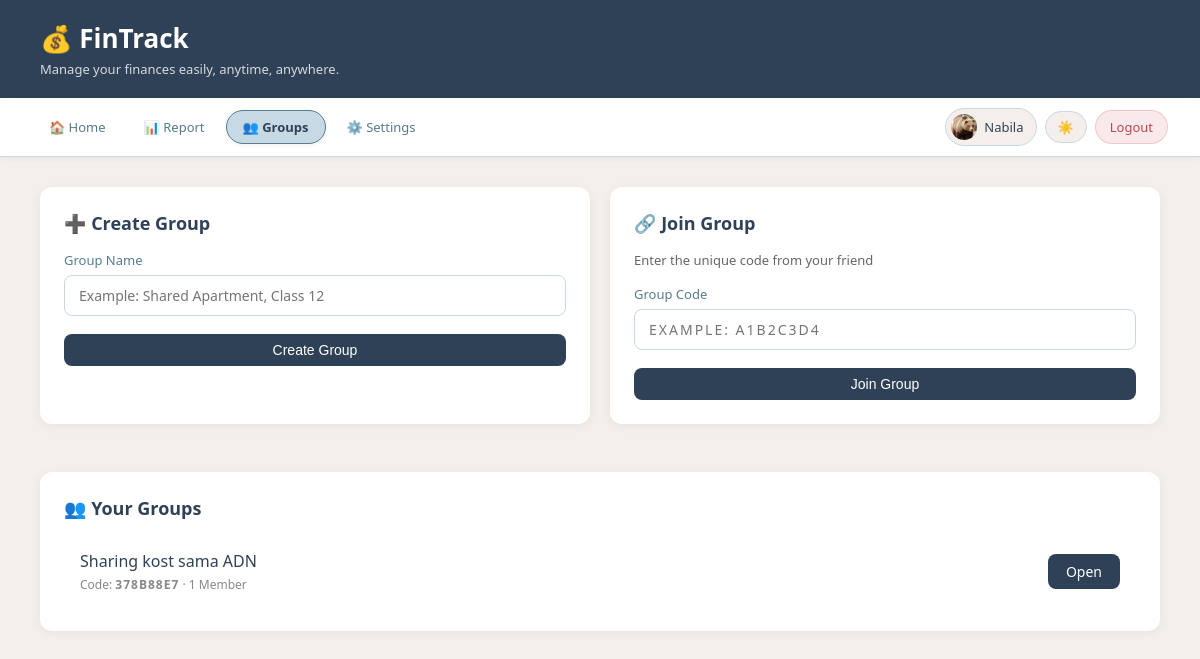
The page /groups (signed in) on the database its author committed.
### app.py (models this page shows)
class User(UserMixin, db.Model):
    id           = db.Column(db.Integer, primary_key=True)
    name         = db.Column(db.String(100), nullable=False)
    email        = db.Column(db.String(100), unique=True, nullable=False)
    password     = db.Column(db.String(200), nullable=False)
    photo        = db.Column(db.String(200), nullable=True)
    language     = db.Column(db.String(5),  default='id')
    theme        = db.Column(db.String(10), default='light')
    notif_popup  = db.Column(db.Boolean,    default=True)
    timezone     = db.Column(db.String(50), default='Asia/Jakarta')
    created_at   = db.Column(db.DateTime,   default=datetime.utcnow)
    transactions = db.relationship('Transaction', backref='user', lazy=True)

class Group(db.Model):
    id         = db.Column(db.Integer, primary_key=True)
    name       = db.Column(db.String(100), nullable=False)
    code       = db.Column(db.String(8),   unique=True, nullable=False)
    created_by = db.Column(db.Integer, db.ForeignKey('user.id'), nullable=False)
    created_at = db.Column(db.DateTime, default=datetime.utcnow)
    members    = db.relationship('GroupMember',     backref='group', lazy=True)
    funds      = db.relationship('GroupFund',       backref='group', lazy=True)
    logs       = db.relationship('ActivityLog',     backref='group', lazy=True)

### app.py (the view)
@app.route('/groups')
@login_required
def groups():
    memberships = GroupMember.query.filter_by(user_id=current_user.id).all()
    return render_template('groups.html', groups=[m.group for m in memberships])

### app.py (called while the page is built)
@login_manager.user_loader
def load_user(user_id):
    return User.query.get(int(user_id))

@app.context_processor
def inject_translation():
    lang = current_user.language if current_user.is_authenticated else 'id'
    return dict(t=get_translation(lang))

### translations.py (called while the page is built)
def get_translation(lang='id'):
    return TRANSLATIONS.get(lang, TRANSLATIONS['id'])

### templates/groups.html (shortened to what this page needs)
<!DOCTYPE html>
<html lang="id" id="html-root">
<head>
    <link rel="stylesheet" href="{{ url_for('static', filename='style.css') }}">
</head>
<body>
<header>
    <h1>💰 FinTrack</h1>
    <p>{{ t['desc_app'] }}</p>
</header>
<nav class="navbar">
    <a href="/index" class="nav-link">🏠 {{ t['nav_home'] }}</a>
    <a href="/report" class="nav-link">📊 {{ t['nav_report'] }}</a>
    <a href="/groups" class="nav-link active">👥 {{ t['nav_sharing'] }}</a>
    <a href="/settings" class="nav-link">⚙️ {{ t['nav_settings'] }}</a>
    <div class="nav-right">
        <div class="user-chip">
            <div class="user-avatar">
                {% if current_user.photo %}
                    <img src="{{ url_for('static', filename='uploads/' + current_user.photo) }}" alt="foto">
                {% else %}
                    👤
                {% endif %}
            </div>
            <span>{{ current_user.name }}</span>
        </div>
        <button class="theme-toggle" onclick="toggleTheme()">
            <span class="theme-icon">☀️</span>
        </button>
        <a href="/logout" class="btn-logout">{{ t['nav_logout'] }}</a>
    </div>
</nav>
<main>
    <div style="display:grid; grid-template-columns:1fr 1fr; gap:20px; margin-bottom:24px;">
        <div class="card">
            <h2>➕ {{ t['create_group'] }}</h2>
            <form method="POST" action="/groups/create" style="margin-top:16px;">
                <div class="form-group">
                    <label>{{ t['group_name'] }}</label>
                    <input type="text" name="name" placeholder="{{ t['group_name_placeholder'] }}" required>
                </div>
                <button type="submit" class="btn btn-primary" style="width:100%;">{{ t['create_group'] }}</button>
            </form>
        </div>
        <div class="card">
            <h2>🔗 {{ t['join_group'] }}</h2>
            <p style="font-size:13px; color:#666; margin:8px 0 16px;">{{ t['desc_code'] }}</p>
            <form method="POST" action="/groups/join">
                <div class="form-group">
                    <label>{{ t['group_code'] }}</label>
                    <input type="text" name="code" placeholder="{{ t['group_code_placeholder'] }}"
                           style="text-transform:uppercase; letter-spacing:2px;" required>
                </div>
                <button type="submit" class="btn btn-primary" style="width:100%;">{{ t['join_group'] }}</button>
            </form>
        </div>
    </div>
    <div class="card">
        <h2>👥 {{ t['your_groups'] }}</h2>
        {% if groups %}
            <div style="display:grid; gap:12px; margin-top:16px;">
                {% for group in groups %}
                <div style="display:flex; justify-content:space-between; align-items:center;
                            padding:14px 16px; border:0.5px solid var(--color-border-tertiary);
                            border-radius:10px;">
                    <div>
                        <p style="font-weight:500; margin-bottom:4px;">{{ group.name }}</p>
                        <p style="font-size:12px; color:#888;">
                            {{ t['code'] }}: <strong style="letter-spacing:1px;">{{ group.code }}</strong>
                            · {{ group.members|length }} {{ t['member'] }}
                        </p>
                    </div>
                    <a href="/groups/{{ group.id }}" class="btn btn-primary">{{ t['open_group'] }}</a>
                </div>
                {% endfor %}
            </div>
        {% else %}
            <p class="empty-msg">{{ t['no_groups'] }}</p>
        {% endif %}
    </div>
</main>
</body>
</html>

### static/style.css (style rules this page uses)
* { margin: 0; padding: 0; box-sizing: border-box; }
body { font-family: 'Segoe UI', sans-serif; background-color: #F5EFEB; color: #2F4156; }
header { background-color: #2F4156; color: white; padding: 20px 40px; }
header h1 { font-size: 26px; }
header p { font-size: 13px; opacity: 0.8; margin-top: 4px; }
main { padding: 30px 40px; }
.card { background: #FFFFFF; border-radius: 12px; padding: 24px; box-shadow: 0 2px 8px rgba(47,65,86,0.07); margin-bottom: 24px; }
.card h2 { margin-bottom: 16px; font-size: 18px; color: #2F4156; }
.btn { display: inline-block; padding: 8px 18px; border-radius: 8px; font-size: 14px; font-weight: 500; cursor: pointer; border: none; text-decoration: none; }
.btn-primary { background: #2F4156; color: white; }
.form-group { margin-bottom: 18px; }
.form-group label { display: block; font-size: 13px; font-weight: 500; margin-bottom: 6px; color: #567C8D; }
.form-group input, .form-group select, .form-group textarea { width: 100%; padding: 10px 14px; border: 1px solid #C8D9E6; border-radius: 8px; font-size: 14px; font-family: inherit; background: #FFFFFF; color: #2F4156; }
.navbar { background: #FFFFFF; padding: 10px 32px; display: flex; align-items: center; gap: 4px; border-bottom: 1px solid #C8D9E6; box-shadow: 0 1px 6px rgba(47,65,86,0.07); position: sticky; top: 0; z-index: 50; transition: background 0.2s, border-color 0.2s; flex-wrap: nowrap; overflow-x: auto; scrollbar-width: none; }
.navbar a.nav-link { text-decoration: none; color: #567C8D; font-size: 13px; font-weight: 500; padding: 7px 16px; border-radius: 99px; display: inline-flex; align-items: center; gap: 6px; white-space: nowrap; transition: background 0.18s, color 0.18s, border-color 0.18s, box-shadow 0.18s; border: 1.5px solid transparent; }
.navbar a.nav-link.active { background: #C8D9E6; color: #2F4156; font-weight: 650; border-color: #567C8D; box-shadow: 0 1px 4px rgba(47,65,86,0.10); }
.nav-right { margin-left: auto; display: flex; align-items: center; gap: 8px; flex-shrink: 0; }
.user-chip { display: inline-flex; align-items: center; gap: 7px; padding: 5px 12px 5px 5px; border-radius: 99px; background: #F5EFEB; border: 1.5px solid #C8D9E6; font-size: 13px; font-weight: 500; color: #2F4156; white-space: nowrap; }
.user-avatar { width: 26px; height: 26px; border-radius: 50%; background: #C8D9E6; display: flex; align-items: center; justify-content: center; font-size: 12px; overflow: hidden; flex-shrink: 0; }
.user-avatar img { width: 100%; height: 100%; object-fit: cover; }
.theme-toggle { display: inline-flex; align-items: center; gap: 5px; padding: 6px 12px; border-radius: 99px; background: #F5EFEB; border: 1.5px solid #C8D9E6; cursor: pointer; font-size: 13px; font-weight: 500; color: #567C8D; transition: all 0.2s; white-space: nowrap; font-family: inherit; }
.btn-logout { display: inline-flex; align-items: center; gap: 5px; padding: 7px 14px; border-radius: 99px; font-size: 13px; font-weight: 500; background: #FAE9EA; color: #C0444F; border: 1.5px solid rgba(192,68,79,0.2); text-decoration: none; cursor: pointer; transition: all 0.18s; white-space: nowrap; font-family: inherit; }

### rows shown on the page
User: photo (picture), name "Nabila"
Group: name "Sharing kost sama ADN", code "Code", code "378B88E7", members|length "1", member "Member", open_group "Open"

### other values the page prints
{{ t['desc_app'] }} "Manage your finances easily, anytime, anywhere."
{{ t['nav_home'] }} "Home"
{{ t['nav_report'] }} "Report"
{{ t['nav_sharing'] }} "Groups"
{{ t['nav_settings'] }} "Settings"
{{ t['nav_logout'] }} "Logout"
{{ t['create_group'] }} "Create Group"
{{ t['group_name'] }} "Group Name"
{{ t['join_group'] }} "Join Group"
{{ t['desc_code'] }} "Enter the unique code from your friend"
{{ t['group_code'] }} "Group Code"
{{ t['your_groups'] }} "Your Groups"
